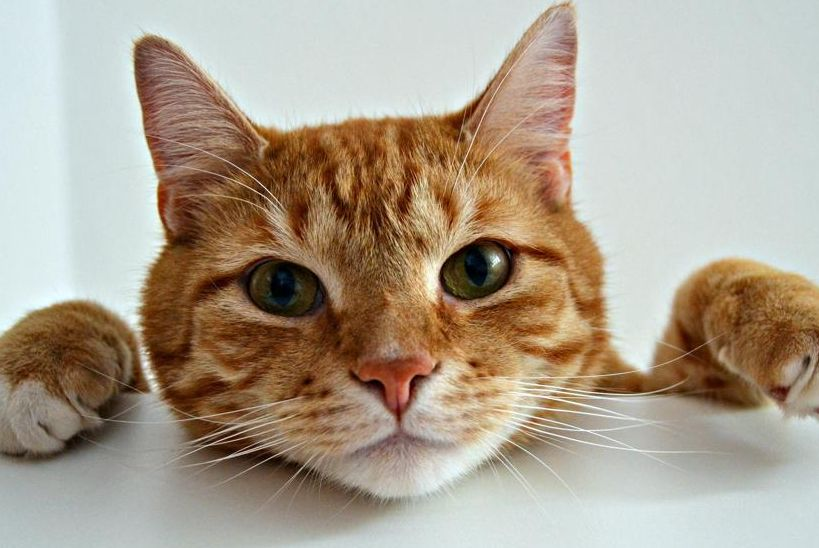
#> input picture kucing.jpeg, 819 x 548 px
$ jupyter execute 'Latihan 4.ipynb'   (older library calls are emulated)
#> lines starting #> are read from the running program, lines starting #| are printed output that depends on the picture
##### Latihan 4 Berikut ini adalah kode Python untuk filter Laplacian

[cell 1]
import cv2
from matplotlib import pyplot as plt
#baca gambar
img0= cv2.imread('kucing.jpeg',)
#> img0 is the input picture: shape (548, 819, 3); mean B, G, R 143.3, 160.2, 172.8
# konversi ke gray
gray = cv2.cvtColor(img0, cv2.COLOR_BGR2GRAY)
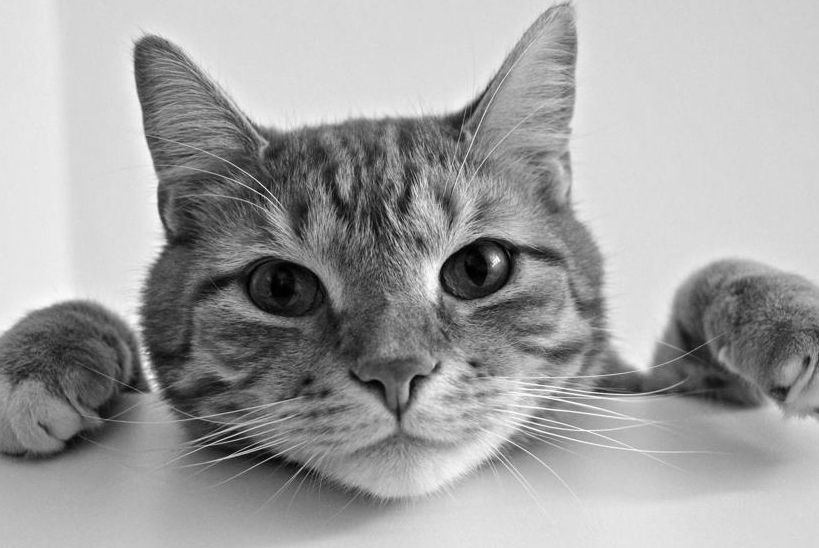
#> gray: shape (548, 819); min 0, max 254, mean 162
# hilangkan noise
img = cv2.GaussianBlur (gray, (3,3),0)
# konvolusi dengan kernel
Laplacian = cv2.Laplacian (img,cv2.CV_64F)
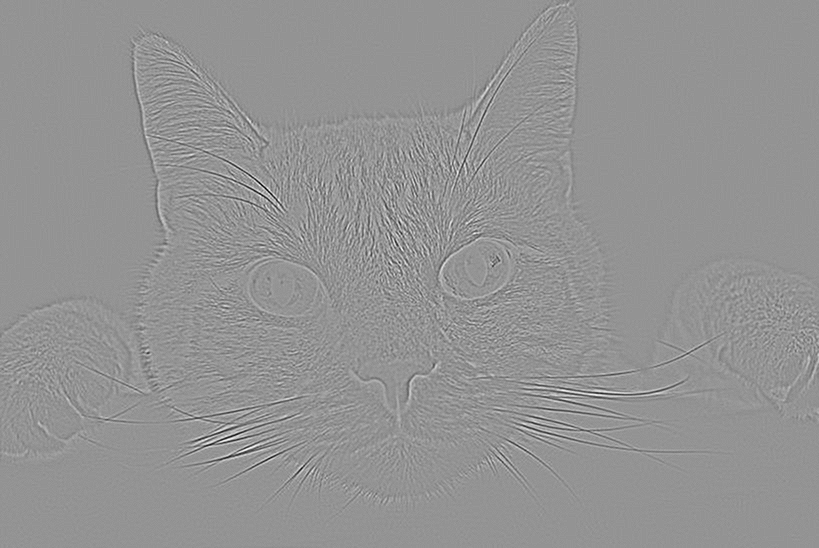
#> Laplacian: shape (548, 819) float64; min -109, max 79, mean 0; drawn with min black and max white
#tampilkan dengan matplotlib
plt.subplot (1,2,1), plt.imshow(img,cmap = 'gray')
plt.title('Original'), plt.xticks([]), plt.yticks([])
plt.subplot(1,2,2), plt.imshow(Laplacian,cmap = 'gray')
plt.title('Laplacian'), plt.xticks([]), plt.yticks([])
plt.show
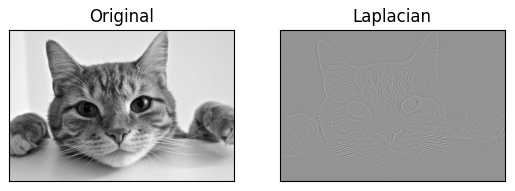
#> figure drawn by matplotlib, 2 panels

**Atau**

[cell 2]
import cv2
# load citra
img = cv2.imread('kucing.jpeg',0)
#> img: shape (548, 819); min 0, max 255, mean 162
# aplikasikan gaussian
blur = cv2.GaussianBlur(img,(3,3),0)
# aplikasikan laplacian
Laplacian = cv2.Laplacian (blur,cv2.CV_64F)
Laplacian1 = Laplacian/Laplacian.max()
cv2.imshow('Laplacian-gaussian',Laplacian1)
cv2.waitKey(0)
